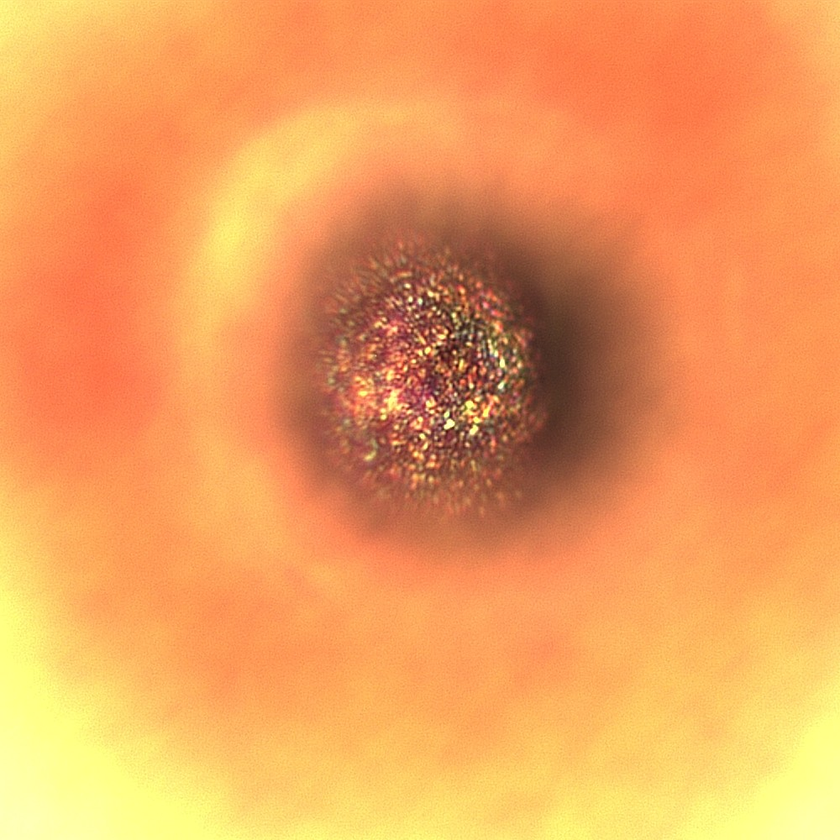
#> input picture src/test/images/IMG_7.PNG, 840 x 840 px, shrunk from 1000 x 1000 before the run, found by its file name
$ python applyContour.py
#> lines starting #> are read from the running program, lines starting #| are printed output that depends on the picture
### image_convertor.py
import cv2
import numpy as np

def pil_to_cv2(pil_image):
    # numpy Image
    numpy_image = np.array(pil_image)

    # cv2 Image
    cv2_image = cv2.cvtColor(numpy_image, cv2.COLOR_RGB2BGR)
    return cv2_image

def pil_to_numpy(pil_image):
    # numpy Image
    numpy_image = np.array(pil_image)
    return numpy_image

def numpy_to_cv2(numpy_image):
    # cv2 Image
    cv2_image = cv2.cvtColor(numpy_image, cv2.COLOR_RGB2BGR)
    return cv2_image

### applyContour.py
import cv2
import imutils
import matplotlib.pyplot as plt
from PIL import Image
import numpy as np

import image_convertor

original_image = image_convertor.pil_to_cv2(Image.open('./dataset/ALL/proc/image/IMG_7.PNG'))
#> in pil_to_cv2, numpy_image is the input picture: shape (840, 840, 3); mean R, G, B 238.4, 159.3, 91.8
mask_image = image_convertor.pil_to_numpy(Image.open('./dataset/ALL/proc/mask/IMG_7.PNG'))

class_num = 2
mask_list = []
mask_list.append(np.where(mask_image == 255, 0, mask_image))
mask_list.append(np.where(mask_image == 50, 0, mask_image))

for i in range(class_num):
    uniqPixel = np.unique(mask_list[i])[1]
    if uniqPixel == 255:
        color = (255, 0, 0)
    else:
        color = (0, 0, 255)
    gray = cv2.cvtColor(image_convertor.numpy_to_cv2(mask_list[i]), cv2.COLOR_BGR2GRAY)
    ret, thresh = cv2.threshold(gray, 0, 255, cv2.THRESH_BINARY)
    # Image.open("./test.jpg").convert('RGB').show()

    # find the largest contour in the threshold image
    cnts = cv2.findContours(thresh.copy(), cv2.RETR_EXTERNAL, cv2.CHAIN_APPROX_NONE)
    cnts = imutils.grab_contours(cnts)
    c = max(cnts, key=cv2.contourArea, default=0)

    # bounding box, and display the number of points in the contour
    cv2.drawContours(original_image, [c], -1, color, 5)
#> this loop made 2 passes
#> uniqPixel on passes 1 to 2: 1, 1
#> pass 1, in numpy_to_cv2, `cv2_image = cv2.cvtColor(numpy_image, cv2.COLOR_RGB2BGR)`:
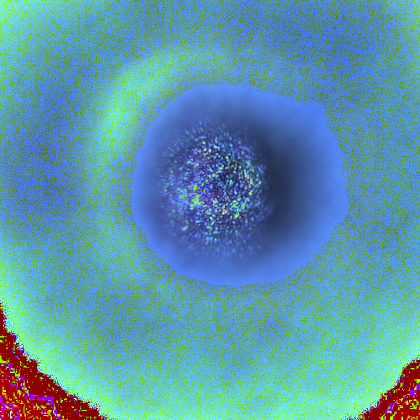
#> cv2_image: shape (840, 840, 3) (shown at 1/2 size); mean R, G, B 91.8, 150.7, 169.8
#> pass 1, `gray = cv2.cvtColor(image_convertor.numpy_to_cv2(mask_list[i]), cv2.CO..`:
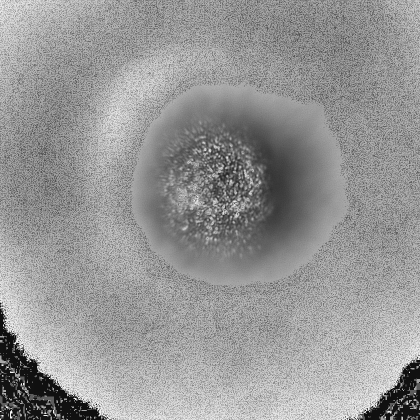
#> gray: shape (840, 840) (shown at 1/2 size); min 14, max 249, mean 149.7
#> pass 2, in numpy_to_cv2 (call 2), `cv2_image = cv2.cvtColor(numpy_image, cv2.COLOR_RGB2BGR)`:
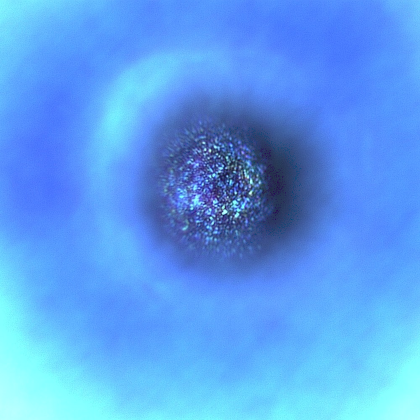
#> cv2_image: shape (840, 840, 3) (shown at 1/2 size); mean R, G, B 91.7, 159.2, 238.4
#> after the loop:
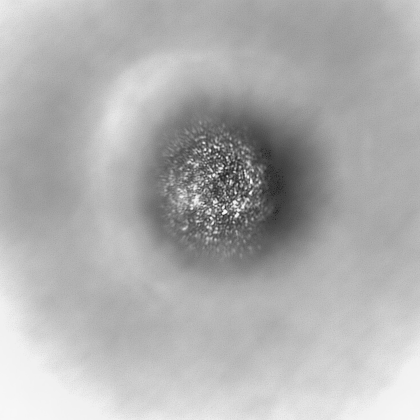
#> gray: shape (840, 840) (shown at 1/2 size); min 8, max 251, mean 175.2
#> after the loop:
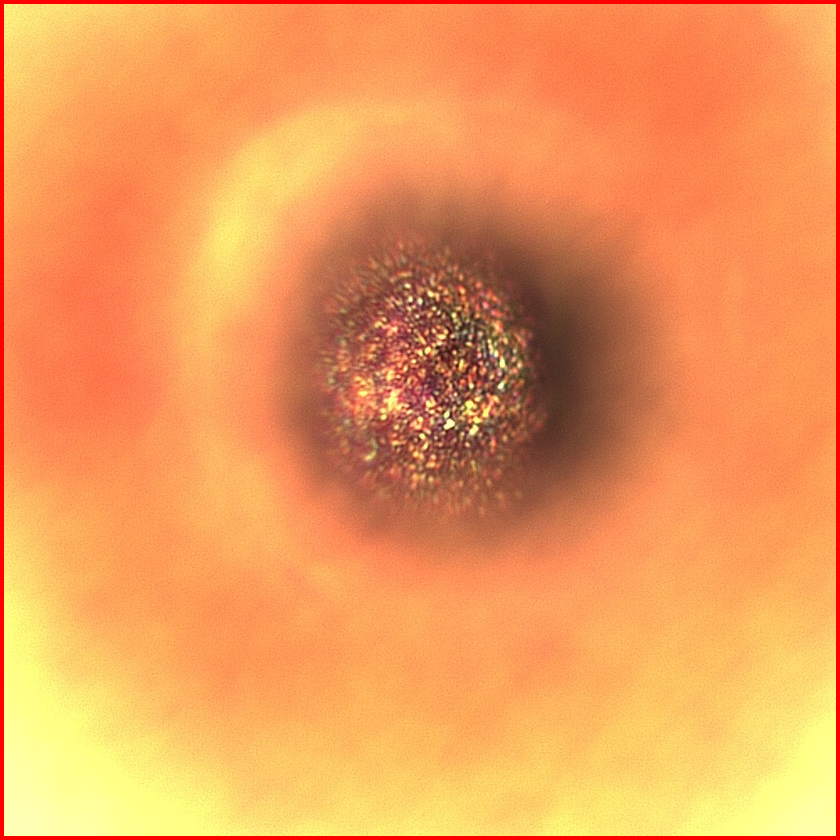
#> original_image: shape (840, 840, 3); mean B, G, R 89.7, 155.5, 238.5

cv2.imshow('',original_image)
cv2.waitKey(0)

$ run again, with src/test/images/IMG_0.PNG copied over src/test/images/IMG_7.PNG
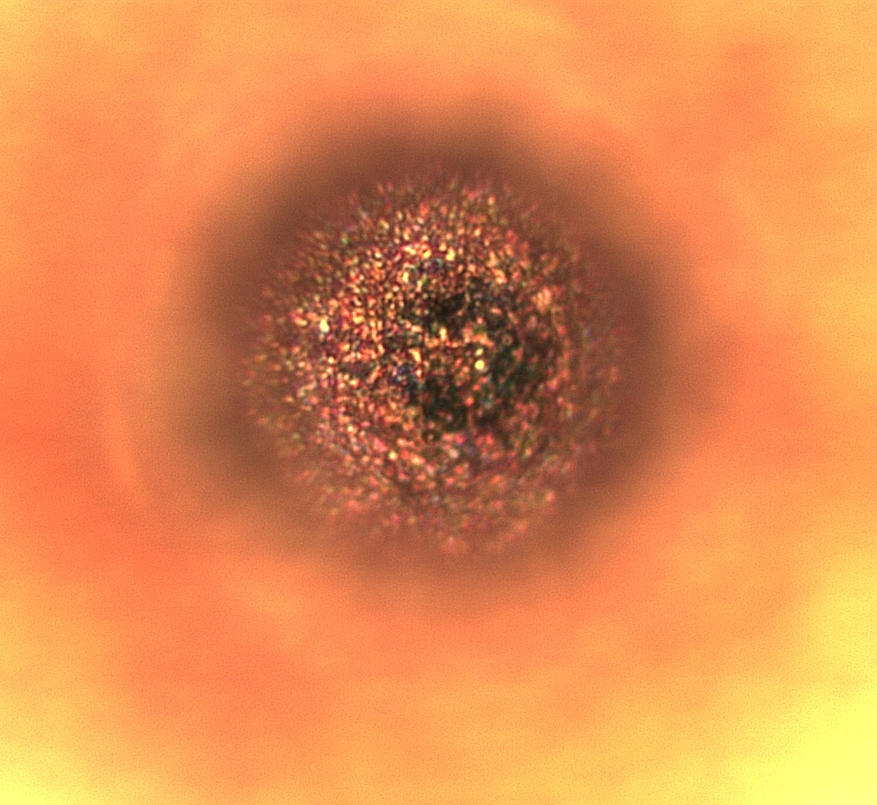
#> input picture src/test/images/IMG_0.PNG, 877 x 805 px, shrunk from 1011 x 928 before the run, found by its file name
#> in pil_to_cv2, numpy_image is the input picture: shape (805, 877, 3); mean R, G, B 224.5, 139.6, 81.7
#> the loop `for i in range(class_num):` made 2 passes
#> uniqPixel on passes 1 to 2: 2, 2
#> after the loop `for i in range(class_num):`:
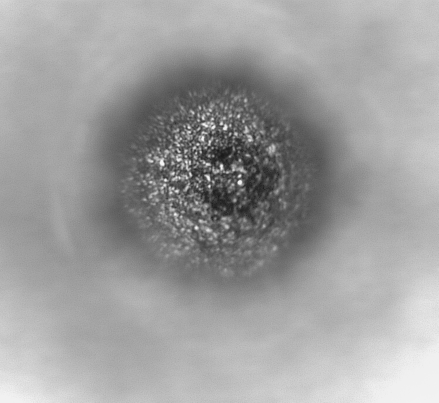
#> gray: shape (805, 877) (shown at 1/2 size); min 17, max 247, mean 158.4
#> after the loop `for i in range(class_num):`:
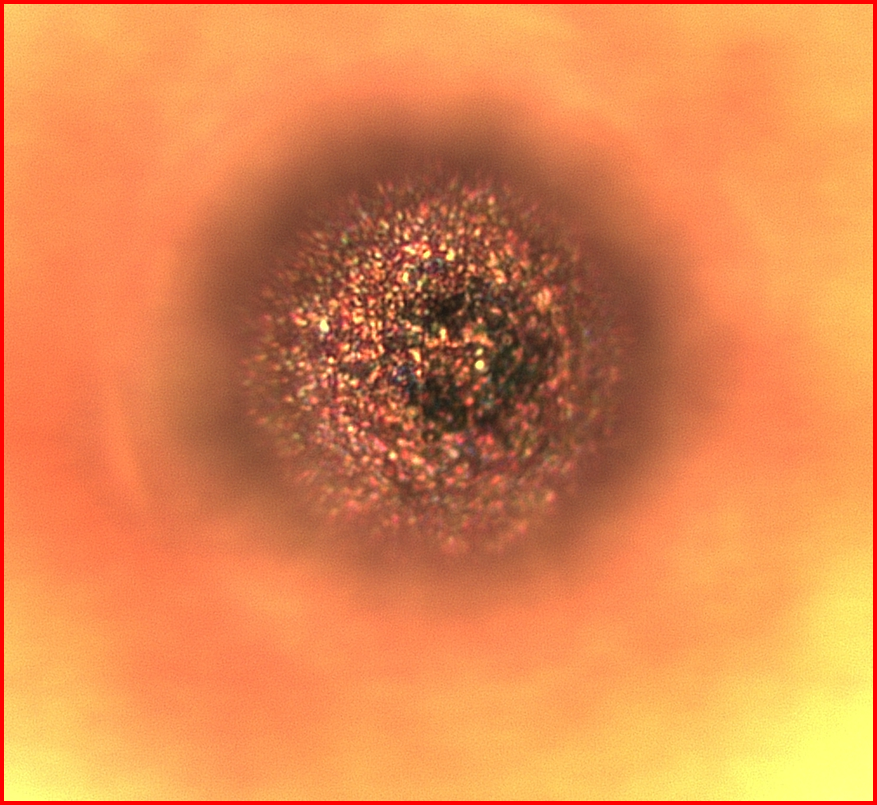
#> original_image: shape (805, 877, 3); mean B, G, R 79.8, 136.1, 224.6

$ run again, with src/test/images/IMG_103.PNG copied over src/test/images/IMG_7.PNG
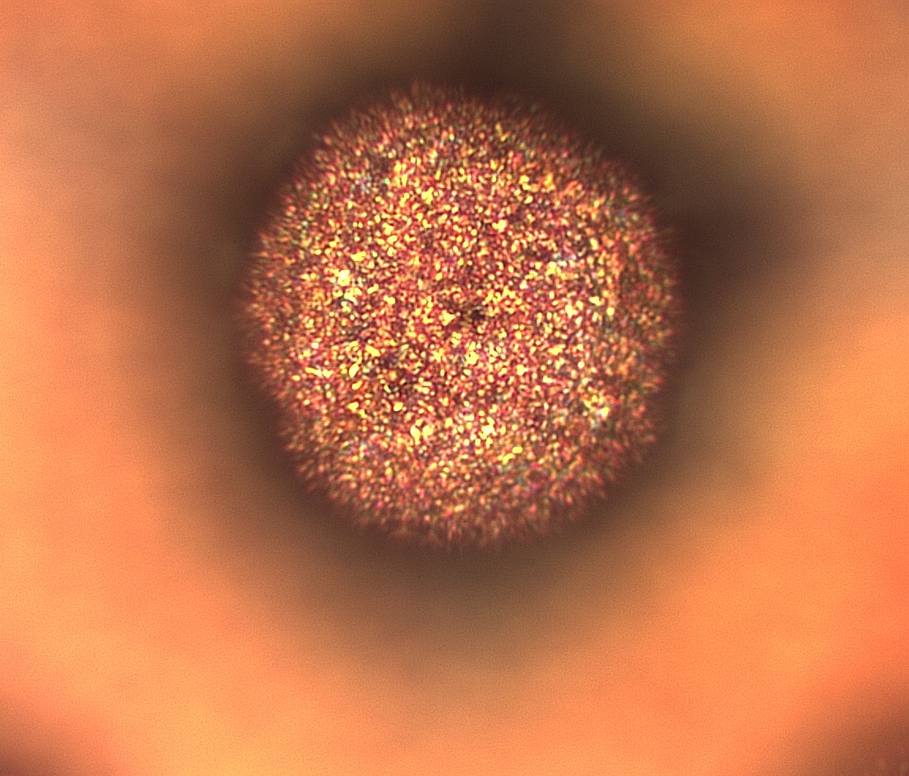
#> input picture src/test/images/IMG_103.PNG, 909 x 776 px, shrunk from 1151 x 982 before the run, found by its file name
#> in pil_to_cv2, numpy_image is the input picture: shape (776, 909, 3); mean R, G, B 189.6, 114.9, 75.5
#> the loop `for i in range(class_num):` made 2 passes
#> uniqPixel on passes 1 to 2: 1, 1
#> after the loop `for i in range(class_num):`:
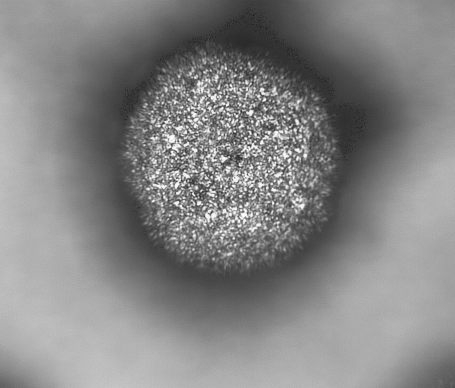
#> gray: shape (776, 909) (shown at 1/2 size); min 22, max 255, mean 132.6
#> after the loop `for i in range(class_num):`:
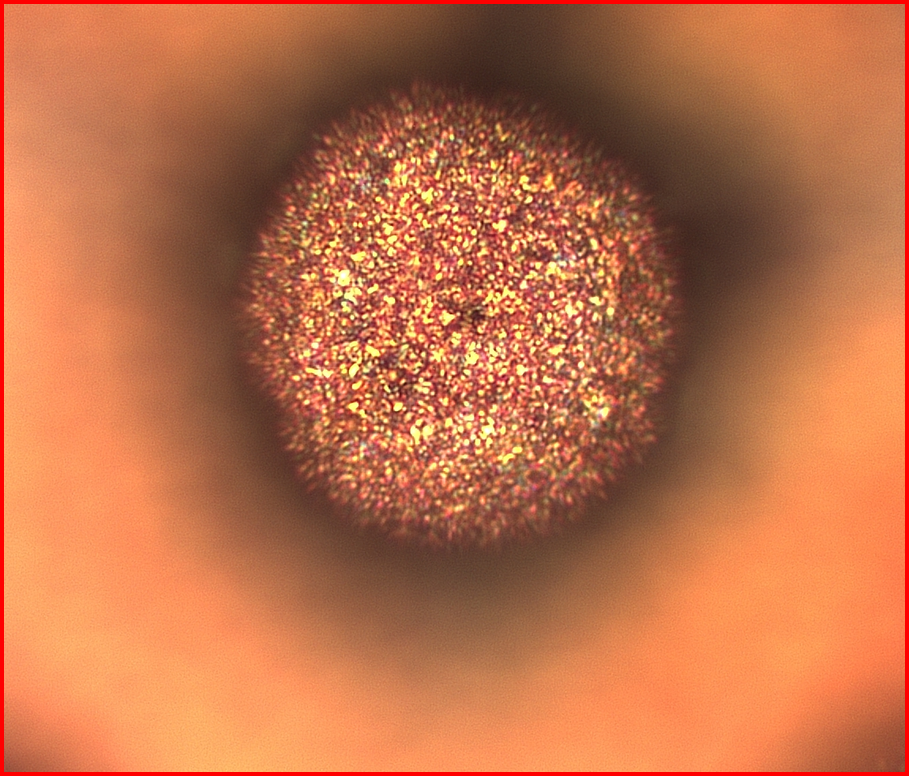
#> original_image: shape (776, 909, 3); mean B, G, R 73.9, 112.4, 190.3
